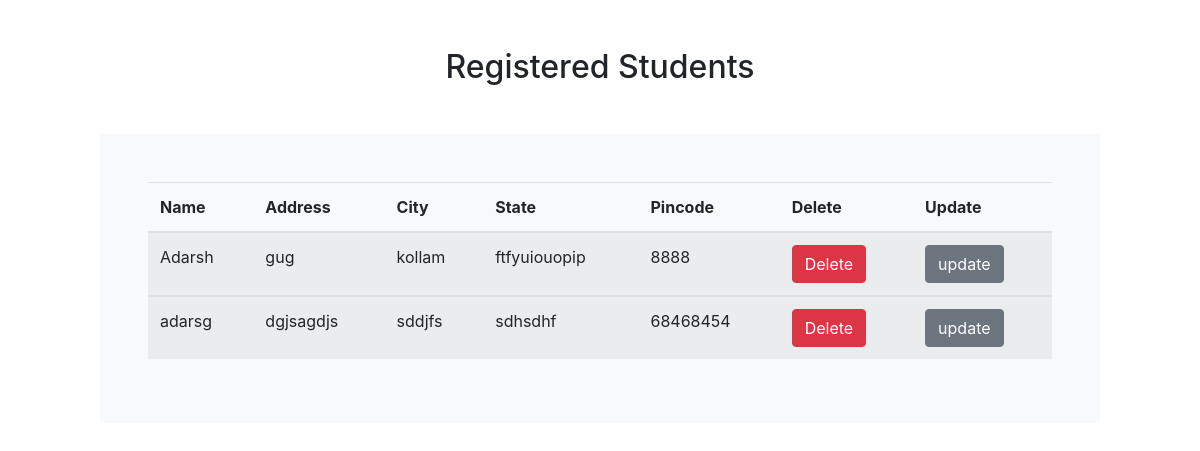
The app's page /details/, older data.
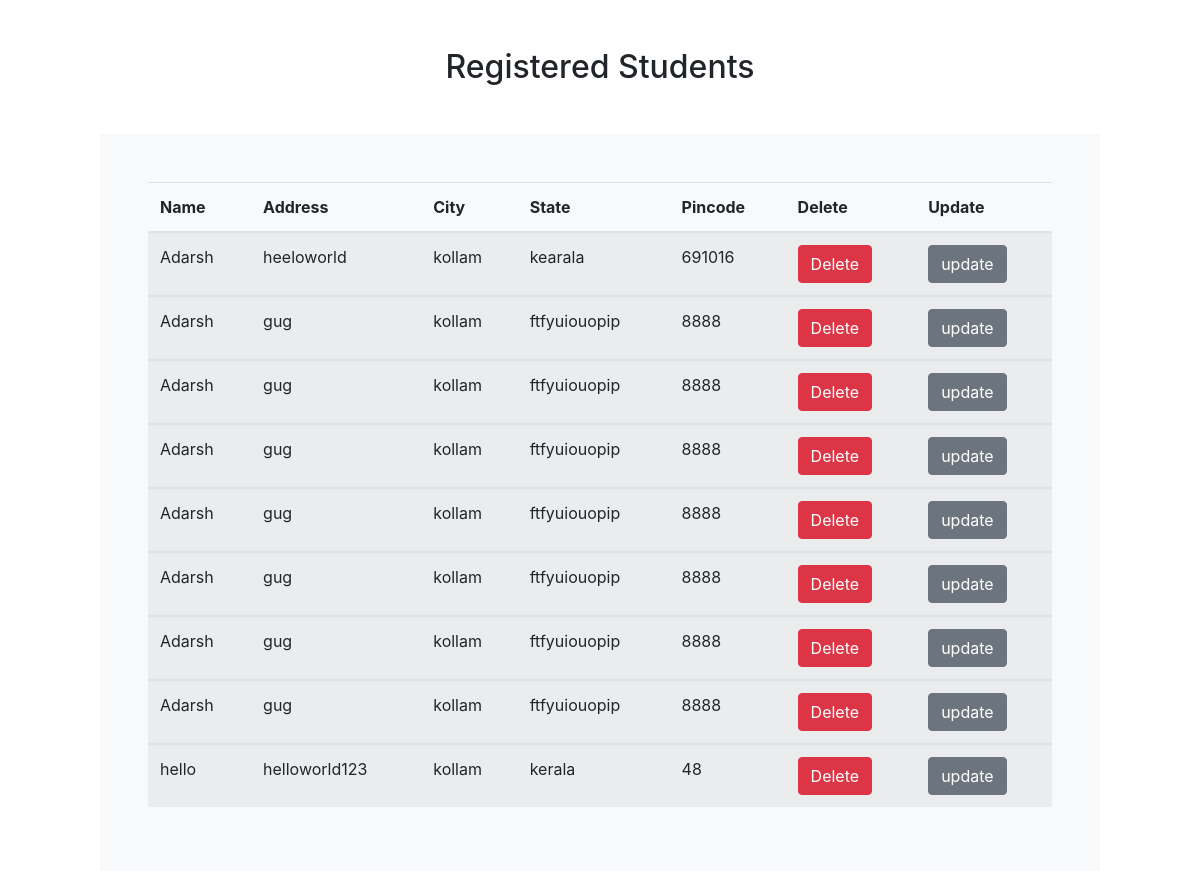
The same page, newer data.
### core/models.py (models this page shows)
class Student(models.Model):
    name = models.CharField(max_length=250)
    address = models.CharField(max_length=250)
    city = models.CharField(max_length=200)
    state = models.CharField(max_length=200)
    pincode = models.IntegerField()

### core/views.py (the view)
# urls.py: path('details/',views.details,name='details'),
def details(request):
    details = Student.objects.all()
    return render(request,'core/reg_details.html',{'details':details})

### core/templates/core/reg_details.html (shortened to what this page needs)
{% extends 'core/base.html' %}
{% load crispy_forms_tags %}
{% block content %}
<div class="h2 text-center col-md-12 mb-5 ">
    <h2>Registered Students</h2>
</div>
<div class="container col-md-10 bg-light p-5">
  <table class="table table-striped table-transparent">
  <thead>
    <tr>
      <th scope="col">Name</th>
      <th scope="col">Address</th>
      <th scope="col">City</th>
        <th scope="col">State</th>
      <th scope="col">Pincode</th>
      <th scope="col">Delete</th>
      <th scope="col">Update</th>
    </tr>
  </thead>
    {% for detail in details %}
  <tbody>
    <tr>
      <td>{{detail.name}}</td>
      <td>{{detail.address}}</td>
      <td>{{detail.city}}</td>
        <td>{{detail.state}}</td>
        <td>{{detail.pincode}}</td>
      <th scope="col"><form action="{% url 'delete' detail.id %}" method="post"><button class="btn btn-danger">Delete</button>{% csrf_token %}</form></th>
      <th scope="col"><a href="{% url 'update' detail.id %}"><button class="btn btn-secondary">update</button></a></th>
    </tr>
  </tbody>
    {% endfor %}
</table>
</div>
{% endblock %}

Row changes from the older to the newer data that the page shows:
removed Student: name "adarsg", address "dgjsagdjs", city "sddjfs", state "sdhsdhf", pincode "68468454"
added Student: name "Adarsh", address "heeloworld", city "kollam", state "kearala", pincode "691016"
added Student: name "Adarsh", address "gug", city "kollam", state "ftfyuiouopip", pincode "8888"
added Student: name "Adarsh", address "gug", city "kollam", state "ftfyuiouopip", pincode "8888"
added Student: name "Adarsh", address "gug", city "kollam", state "ftfyuiouopip", pincode "8888"
added Student: name "Adarsh", address "gug", city "kollam", state "ftfyuiouopip", pincode "8888"
added Student: name "Adarsh", address "gug", city "kollam", state "ftfyuiouopip", pincode "8888"
added Student: name "Adarsh", address "gug", city "kollam", state "ftfyuiouopip", pincode "8888"
added Student: name "hello", address "helloworld123", city "kollam", state "kerala", pincode "48"
